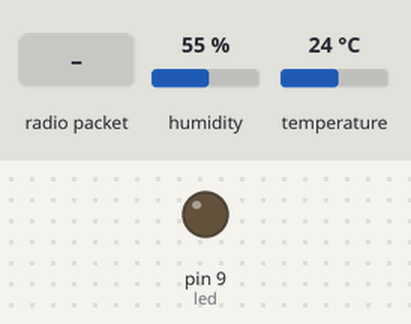
Simulated run of this sketch. Board: Arduino Uno, built with avr-gcc and run on an emulated ATmega328P. On the bench: output pins drawn as LEDs (lit = HIGH). The inputs (shaded band) are chosen by the test bench; at power-on: humidity 55 %, temperature 24 °C. No radio packets arrive unless stated; what the sketch prints to the serial monitor is not drawn.

Above: at 1.2 s.
1.3 s: radio packet "1" arrives
At 1.47 s:
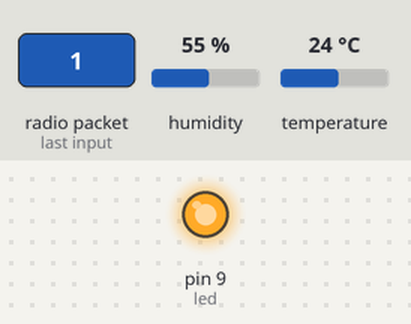
16.2 s: radio packet "0" arrives
At 26.2 s:
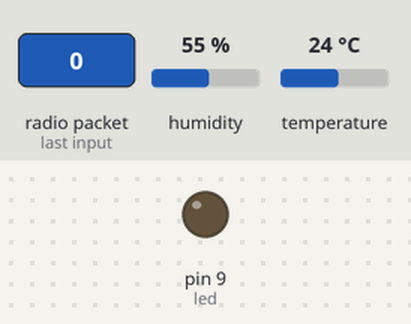
26.7 s: radio packet "2" arrives
At 35.48 s:
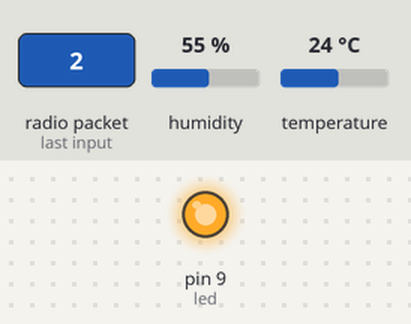
Timing chart, 0 to 37.1 s (numbered marks = the images above; inputs shaded):
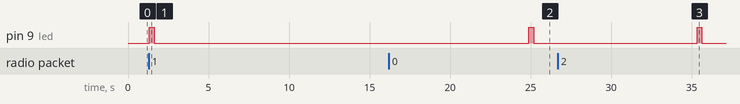

The sketch:

rf95_client.ino
```cpp
// rf95_client.ino
// -*- mode: C++ -*-
// Example sketch showing how to create a simple messageing client
// with the RH_RF95 class. RH_RF95 class does not provide for addressing or
// reliability, so you should only use RH_RF95 if you do not need the higher
// level messaging abilities.
// It is designed to work with the other example rf95_server
// Tested with Anarduino MiniWirelessLoRa, Rocket Scream Mini Ultra Pro with
// the RFM95W, Adafruit Feather M0 with RFM95

#include <SPI.h>
#include <RH_RF95.h>
#include <dht.h>

int led = 9;

// Temperature probe
dht DHT;
#define DHT22_PIN 7

// Singleton instance of the radio driver
RH_RF95 rf95;
//RH_RF95 rf95(5, 2); // Rocket Scream Mini Ultra Pro with the RFM95W
//RH_RF95 rf95(8, 3); // Adafruit Feather M0 with RFM95

// Need this on Arduino Zero with SerialUSB port (eg RocketScream Mini Ultra Pro)
//#define Serial SerialUSB

void setup()
{
  // Rocket Scream Mini Ultra Pro with the RFM95W only:
  // Ensure serial flash is not interfering with radio communication on SPI bus
  //  pinMode(4, OUTPUT);
  //  digitalWrite(4, HIGH);
  pinMode(led, OUTPUT);
  digitalWrite(led, LOW);
  Serial.begin(9600);
  while (!Serial) ; // Wait for serial port to be available
  if (!rf95.init())
    Serial.println("init failed");
  // Defaults after init are 434.0MHz, 13dBm, Bw = 125 kHz, Cr = 4/5, Sf = 128chips/symbol, CRC on

  // The default transmitter power is 13dBm, using PA_BOOST.
  // If you are using RFM95/96/97/98 modules which uses the PA_BOOST transmitter pin, then
  // you can set transmitter powers from 5 to 23 dBm:
  //  driver.setTxPower(23, false);
  // If you are using Modtronix inAir4 or inAir9,or any other module which uses the
  // transmitter RFO pins and not the PA_BOOST pins
  // then you can configure the power transmitter power for -1 to 14 dBm and with useRFO true.
  // Failure to do that will result in extremely low transmit powers.
  //  driver.setTxPower(14, true);
}

void loop()
{
  //Read temperature and humidity
  Serial.println("---------------> Read Temperature");
  Serial.print("DHT22, \t");
  int chk = DHT.read22(DHT22_PIN);
  switch (chk)
  {
    case DHTLIB_OK:
      Serial.print("OK,\t");
      break;
    case DHTLIB_ERROR_CHECKSUM:
      Serial.print("Checksum error,\t");
      break;
    case DHTLIB_ERROR_TIMEOUT:
      Serial.print("Time out error,\t");
      break;
    default:
      Serial.print("Unknown error,\t");
      break;
  }
  // DISPLAY DATA
  Serial.print(DHT.humidity, 1);
  Serial.print(",\t");
  Serial.print(DHT.temperature, 1);
  Serial.println();

  Serial.println("Sending data to rf95_server");
  // Send a message to rf95_server
  float temp = DHT.temperature;
  uint8_t data[sizeof(float)];
  memcpy(data, &temp, sizeof(temp));
  uint8_t len_data = sizeof(data); //num bytes sent
  Serial.println("Number of bytes sent: " + (String)len_data);
  Serial.print("Data sent: ");
  for (int i = 0; i < len_data; i++) {
    Serial.print(data[i], HEX);
    Serial.print(" ");
  }
  Serial.println();

  rf95.send(data, sizeof(data));

  rf95.waitPacketSent();
  // Now wait for a reply
  uint8_t buf[RH_RF95_MAX_MESSAGE_LEN];
  uint8_t len = sizeof(buf);

  if (rf95.waitAvailableTimeout(3000))
  {
    // Should be a reply message for us now
    if (rf95.recv(buf, &len))
    {
      digitalWrite(led, HIGH);
      Serial.print("got reply: ");
      Serial.println((char*)buf);
      Serial.print("RSSI: ");
      Serial.println(rf95.lastRssi(), DEC);
      delay(300); //Para ver led y saber si tengo respuesta del servidor
      digitalWrite(led, LOW);
    }
    else
    {
      Serial.println("recv failed");
    }
  }
  else
  {
    Serial.println("No reply, is rf95_server running?");
  }
  delay(10000);
}
```

Measured:
- after the input at 1.3 s, pin 9 (led): LOW → HIGH at once, → LOW 0.30 s later
- after the input at 16.2 s, pin 9 (led): LOW → HIGH after 8.7 s, → LOW 0.30 s later
- after the input at 26.7 s, pin 9 (led): LOW → HIGH after 8.6 s, → LOW 0.30 s later
